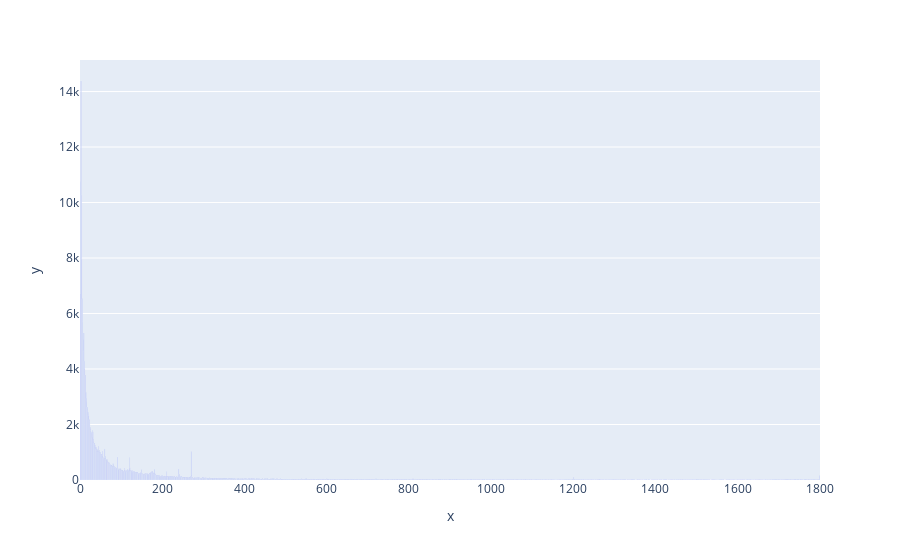

Notebook code for this chart:
### Code cell
px.bar(x = train_df_add[train_df.target == 0].session_timespan.value_counts().keys()
      , y = train_df_add[train_df.target == 0].session_timespan.value_counts()
      )

### Figure 1 — Plotly figure (JSON) as saved in the notebook; plotly's stock layout.template omitted (floating-point values rounded to 4 significant figures; data arrays with more than 128 entries replaced by an {"elided": "..."} marker saying what was removed)
{"data": [{"alignmentgroup": "True", "hoverlabel": {"namelength": 0}, "hovertemplate": "x=%{x}<br>y=%{y}", "legendgroup": "", "marker": {"color": "#636efa"}, "name": "", "offsetgroup": "", "orientation": "v", "showlegend": false, "textposition": "auto", "type": "bar", "x": {"elided": "1801 int values"}, "xaxis": "x", "y": {"elided": "1801 int values"}, "yaxis": "y"}], "layout": {"autosize": true, "barmode": "relative", "legend": {"tracegroupgap": 0}, "margin": {"t": 60}, "xaxis": {"anchor": "y", "autorange": true, "domain": [0, 1], "range": [-0.5, 1800.0], "title": {"text": "x"}, "type": "linear"}, "yaxis": {"anchor": "x", "autorange": true, "domain": [0, 1], "range": [0, 15140.0], "title": {"text": "y"}, "type": "linear"}}}
